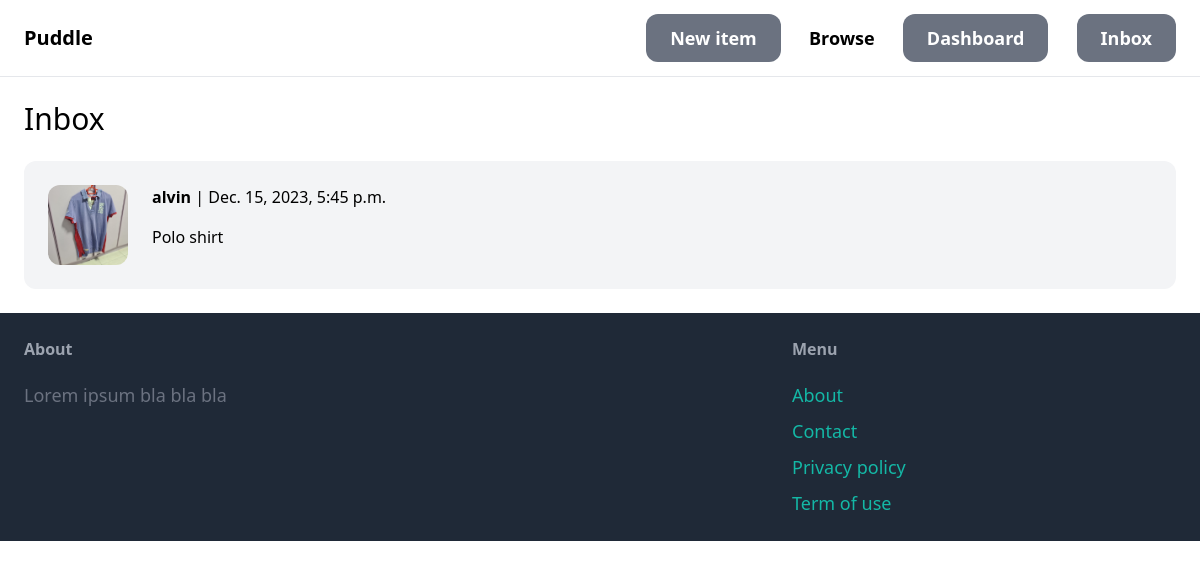
Screenshot of /inbox/ (signed in) with the database file from the repository.
### conversation/models.py (models this page shows)
class Conversation(models.Model):
    item = models.ForeignKey(
        Item, related_name="conversations", on_delete=models.CASCADE
    )
    members = models.ManyToManyField(User, related_name="conversations")
    created_at = models.DateTimeField(auto_now_add=True)
    modified_at = models.DateTimeField(auto_now=True)
    class Meta:
        ordering = ("-modified_at",)

### item/models.py (models this page shows, shortened)
class Item(models.Model):
    category = models.ForeignKey(
        Category, related_name="items", on_delete=models.CASCADE
    )
    name = models.CharField(max_length=255)
    description = models.TextField(blank=True, null=True)
    price = models.DecimalField(max_digits=10, decimal_places=2)
    image = models.ImageField(upload_to="item_images", blank=True, null=True)
    is_sold = models.BooleanField(default=False)
    created_by = models.ForeignKey(User, related_name="items", on_delete=models.CASCADE)
    created_on = models.DateTimeField(auto_now=True)

### conversation/views.py (the view)
# urls.py: path("", views.inbox, name="inbox"),
@login_required
def inbox(request):
    conversations = Conversation.objects.filter(members__in=[request.user.id])
    return render(request, "conversation/inbox.html", {"conversations": conversations})

### conversation/templates/conversation/inbox.html (shortened to what this page needs)
{% extends 'core/base.html' %}
{% block content %}
<h1 class="mb-6 text-3xl">Inbox</h1>
<div class="space-y-6">
    {% for conversation in conversations %}
        <a href="{% url 'conversation:detail' conversation.id %}">
            <div class="p-6 flex bg-gray-100 rounded-xl">
                <div class="pr-6">
                    <img src="{{ conversation.item.image.url }}" alt="" class="w-20 rounded-xl">
                </div>
                <div>
                    {% for member in conversation.members.all %}
                        {% if member != request.user %}
                            <p class="mb-4"><strong>{{ member.username }}</strong> | {{ conversation.modified_at }}</p>
                            <p>{{ conversation.item.name }}</p>
                        {% endif %}
                    {% endfor %}
                </div>
            </div>
        </a>
    {% endfor %}
</div>
{% endblock %}

### rows the page displays
Conversation: item.image (picture), modified_at "Dec. 15, 2023, 5:45 p.m.", item.name "Polo shirt"

### other values shown
{{ member.username }} "alvin"
